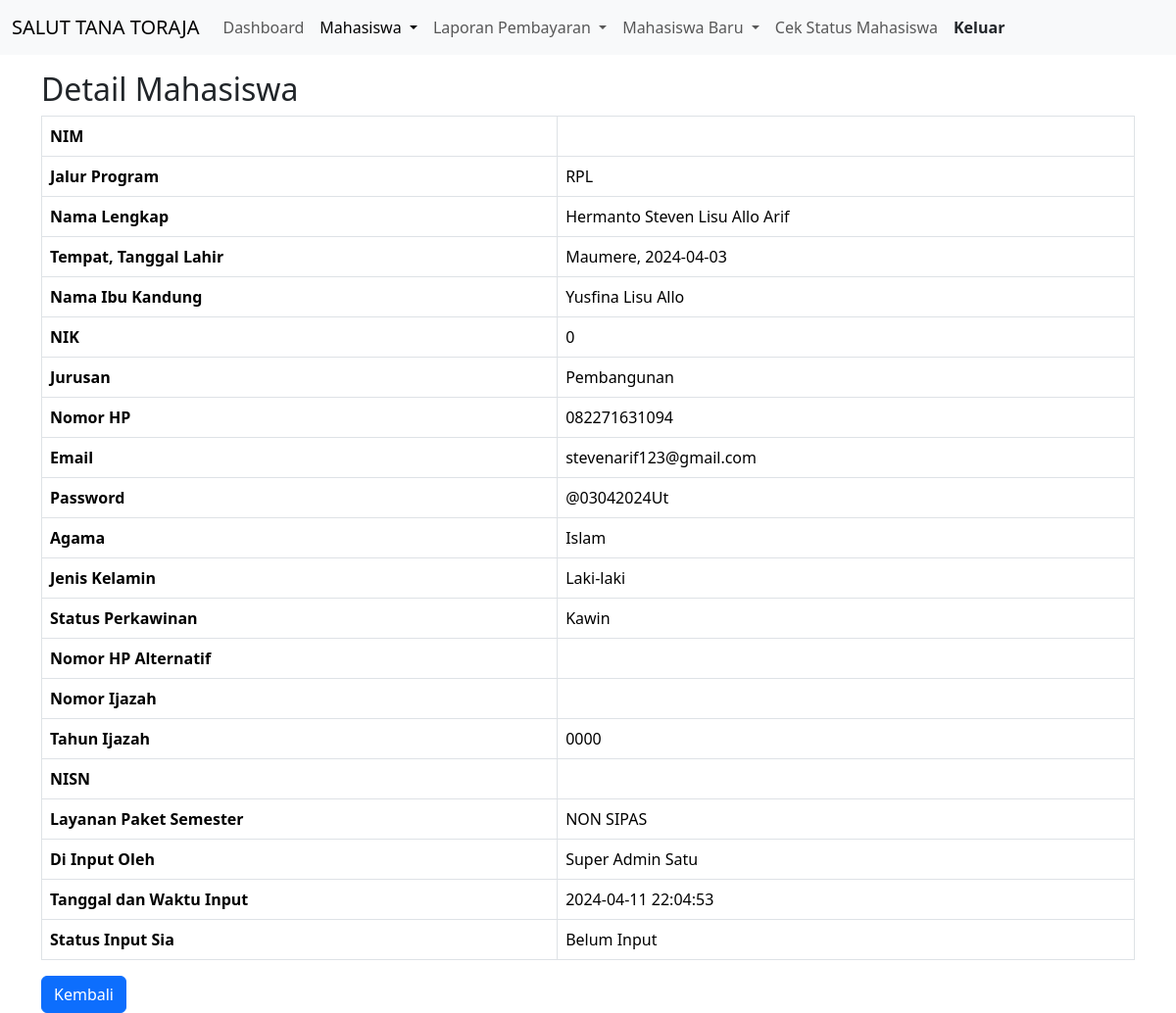
The app's page /admin/mahasiswa/lihat_data_mahasiswa.php?No=362 (signed in) with its own data.
### tables this page shows
CREATE TABLE `mahasiswa` (
  `No` int(11) NOT NULL AUTO_INCREMENT,
  `Nim` text NOT NULL,
  `JalurProgram` enum('RPL','Reguler') NOT NULL,
  `NamaLengkap` varchar(100) NOT NULL,
  `TempatLahir` varchar(50) DEFAULT NULL,
  `TanggalLahir` date DEFAULT NULL,
  `NamaIbuKandung` varchar(100) DEFAULT NULL,
  `NIK` varchar(16) DEFAULT NULL,
  `Jurusan` varchar(50) DEFAULT NULL,
  `NomorHP` varchar(15) DEFAULT NULL,
  `Email` varchar(255) DEFAULT NULL,
  `Password` varchar(20) NOT NULL,
  `Agama` varchar(20) NOT NULL,
  `JenisKelamin` varchar(20) NOT NULL,
  `StatusPerkawinan` varchar(20) NOT NULL,
  `NomorHPAlternatif` varchar(15) DEFAULT NULL,
  `NomorIjazah` varchar(20) DEFAULT NULL,
  `TahunIjazah` year(4) DEFAULT NULL,
  `NISN` varchar(10) DEFAULT NULL,
  `LayananPaketSemester` varchar(20) NOT NULL,
  `DiInputOleh` varchar(50) DEFAULT NULL,
  `DiInputPada` datetime DEFAULT current_timestamp(),
  `DiEditPada` datetime NOT NULL DEFAULT current_timestamp(),
  `STATUS_INPUT_SIA` varchar(50) NOT NULL,
  PRIMARY KEY (`No`),
  UNIQUE KEY `NIK` (`NIK`)
);

### admin/mahasiswa/lihat_data_mahasiswa.php (the view, shortened to what this page needs)
<?php
require_once "../koneksi.php";
$id = $_GET['No'];
$id = mysqli_real_escape_string($koneksi, $id);
$query = "SELECT * FROM mahasiswa WHERE No='$id'";
$result = mysqli_query($koneksi, $query);
$mahasiswa = mysqli_fetch_assoc($result);
?>
<!doctype html>
<html lang="en">
  <head>
    <link href="https://cdn.jsdelivr.net/npm/bootstrap@5.3.3/dist/css/bootstrap.min.css" rel="stylesheet"s>
  </head>
  <body>
  <nav class="navbar navbar-expand-lg bg-body-tertiary">
  <div class="container-fluid">
    <a class="navbar-brand" href="#">SALUT TANA TORAJA</a>
    <div class="collapse navbar-collapse" id="navbarNav">
      <ul class="navbar-nav">
        <li class="nav-item">
          <a class="nav-link" aria-current="page" href="../dashboard.php">Dashboard</a>
        </li>
        <li class="nav-item dropdown">
          <a class="nav-link dropdown-toggle active" href="./index.php" role="button" data-bs-toggle="dropdown" aria-expanded="false">
            Mahasiswa
          </a>
        </li>
        <li class="nav-item dropdown">
          <a class="nav-link dropdown-toggle" href="../laporanbayar" role="button" data-bs-toggle="dropdown" aria-expanded="false">
            Laporan Pembayaran
          </a>
        </li>
        <li class="nav-item dropdown">
          <a class="nav-link dropdown-toggle" role="button" data-bs-toggle="dropdown" aria-expanded="false">
            Mahasiswa Baru
          </a>
        </li>
        <li class="nav-item">
          <a class="nav-link" aria-current="page" href="../cekstatus/pencarian.php">Cek Status Mahasiswa</a>
        </li>
        <li class="nav-item">
            <a class="nav-link btn btn-warning text-dark fw-bold" href="logout.php">Keluar</a>
        </li>
      </ul>
    </div>
  </div>
    </nav>
<div class="container-sm mt-3">
    <h2>Detail Mahasiswa</h2>
    <table class="table table-bordered">
        <tbody>
            <tr>
                <th>NIM</th>
                <td><?php echo $mahasiswa['Nim']; ?></td>
            </tr>
            <tr>
                <th>Jalur Program</th>
                <td><?php echo $mahasiswa['JalurProgram']; ?></td>
            </tr>
            <tr>
                <th>Nama Lengkap</th>
                <td><?php echo $mahasiswa['NamaLengkap']; ?></td>
            </tr>
            <tr>
                <th>Tempat, Tanggal Lahir</th>
                <td><?php echo $mahasiswa['TempatLahir'] . ', ' . $mahasiswa['TanggalLahir']; ?></td>
            </tr>
            <tr>
                <th>Nama Ibu Kandung</th>
                <td><?php echo $mahasiswa['NamaIbuKandung']; ?></td>
            </tr>
            <tr>
                <th>NIK</th>
                <td><?php echo $mahasiswa['NIK']; ?></td>
            </tr>
            <tr>
                <th>Jurusan</th>
                <td><?php echo $mahasiswa['Jurusan']; ?></td>
            </tr>
            <tr>
                <th>Nomor HP</th>
                <td><?php echo $mahasiswa['NomorHP']; ?></td>
            </tr>
            <tr>
                <th>Email</th>
                <td><?php echo $mahasiswa['Email']; ?></td>
            </tr>
            <tr>
                <th>Password</th>
                <td><?php echo $mahasiswa['Password']; ?></td>
            </tr>
            <tr>
                <th>Agama</th>
                <td><?php echo $mahasiswa['Agama']; ?></td>
            </tr>
            <tr>
                <th>Jenis Kelamin</th>
                <td><?php echo $mahasiswa['JenisKelamin']; ?></td>
            </tr>
            <tr>
                <th>Status Perkawinan</th>
                <td><?php echo $mahasiswa['StatusPerkawinan']; ?></td>
            </tr>
            <tr>
                <th>Nomor HP Alternatif</th>
                <td><?php echo $mahasiswa['NomorHPAlternatif']; ?></td>
            </tr>
            <tr>
                <th>Nomor Ijazah</th>
                <td><?php echo $mahasiswa['NomorIjazah']; ?></td>
            </tr>
            <tr>
                <th>Tahun Ijazah</th>
                <td><?php echo $mahasiswa['TahunIjazah']; ?></td>
            </tr>
            <tr>
                <th>NISN</th>
                <td><?php echo $mahasiswa['NISN']; ?></td>
            </tr>
            <tr>
                <th>Layanan Paket Semester</th>
                <td><?php echo $mahasiswa['LayananPaketSemester']; ?></td>
            </tr>
            <tr>
                <th>Di Input Oleh</th>
                <td><?php echo $mahasiswa['DiInputOleh']; ?></td>
            </tr>
            <tr>
                <th>Tanggal dan Waktu Input</th>
                <td><?php echo $mahasiswa['DiInputPada']; ?></td>
            </tr>
            <tr>
                <th>Status Input Sia</th>
                <td><?php echo $mahasiswa['STATUS_INPUT_SIA']; ?></td>
            </tr>
        </tbody>
    </table>
    <a href="mahasiswa.php" class="btn btn-primary">Kembali</a>
</div>
  </body>
</html>

### records on screen
mahasiswa: JalurProgram "RPL", NamaLengkap "Hermanto Steven Lisu Allo Arif", TempatLahir "Maumere", TanggalLahir "2024-04-03", NamaIbuKandung "Yusfina Lisu Allo", NIK "0", Jurusan "Pembangunan", NomorHP "082271631094", Email "stevenarif123@gmail.com", Password "@03042024Ut", Agama "Islam", JenisKelamin "Laki-laki", StatusPerkawinan "Kawin", TahunIjazah "0000", LayananPaketSemester "NON SIPAS", DiInputOleh "Super Admin Satu", DiInputPada "2024-04-11 22:04:53", STATUS_INPUT_SIA "Belum Input"
